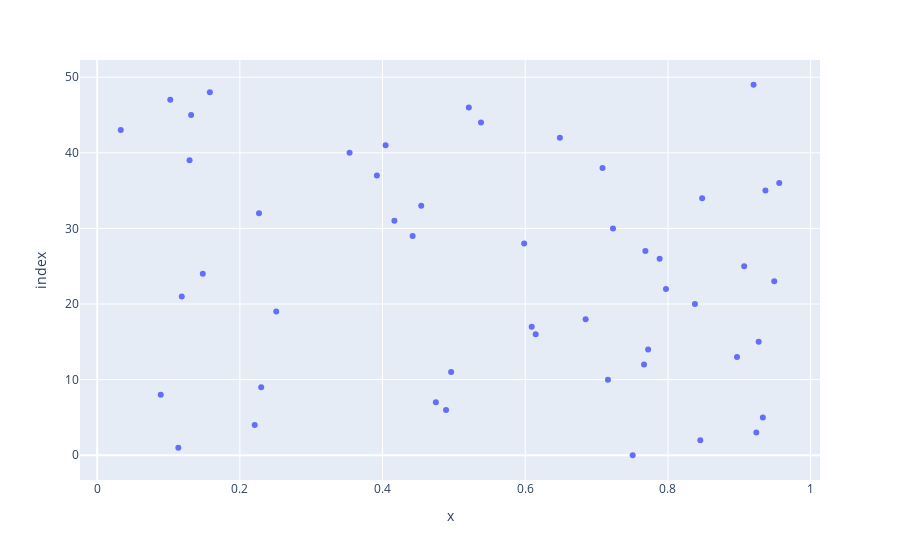

The code cell stored with this chart in its notebook:
### Code cell
'''
    Created on Dec 7, 2021

    @author:srividya
    @Date:  7/12/2021
    @Title: plottly scatterplot adding style

'''

import numpy as np
import plotly.express as plt

# Fixing random state for reproducibility
np.random.seed(19680801)
N = 50
x = np.random.rand(N)
y = np.random.rand(N)
colors = np.random.rand(N)
area = (30 * np.random.rand(N))**2  # 0 to 15 point radii
plt.scatter(x, y )

### Figure 1 — Plotly figure (JSON) as saved in the notebook; plotly's stock layout.template omitted (floating-point values rounded to 4 significant figures)
{"data": [{"hovertemplate": "x=%{x}<br>index=%{y}<extra></extra>", "legendgroup": "", "marker": {"color": "#636efa", "symbol": "circle"}, "mode": "markers", "name": "", "orientation": "h", "showlegend": false, "type": "scatter", "x": [0.7506, 0.1138, 0.8454, 0.9239, 0.2208, 0.9331, 0.489, 0.4747, 0.08917, 0.2299, 0.7159, 0.4961, 0.7665, 0.8968, 0.7722, 0.9272, 0.6147, 0.6091, 0.6847, 0.251, 0.8378, 0.1186, 0.7972, 0.949, 0.1481, 0.9069, 0.7884, 0.7684, 0.5985, 0.4421, 0.723, 0.4166, 0.2268, 0.4542, 0.8479, 0.9367, 0.956, 0.3921, 0.7083, 0.1295, 0.3538, 0.4043, 0.6485, 0.03307, 0.538, 0.1317, 0.5209, 0.1025, 0.158, 0.92], "xaxis": "x", "y": [0, 1, 2, 3, 4, 5, 6, 7, 8, 9, 10, 11, 12, 13, 14, 15, 16, 17, 18, 19, 20, 21, 22, 23, 24, 25, 26, 27, 28, 29, 30, 31, 32, 33, 34, 35, 36, 37, 38, 39, 40, 41, 42, 43, 44, 45, 46, 47, 48, 49], "yaxis": "y"}], "layout": {"legend": {"tracegroupgap": 0}, "margin": {"t": 60}, "xaxis": {"anchor": "y", "domain": [0, 1], "title": {"text": "x"}}, "yaxis": {"anchor": "x", "domain": [0, 1], "title": {"text": "index"}}}}
